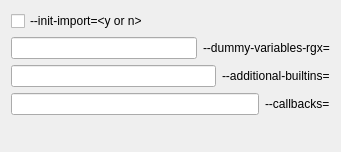
             <widget class="QWidget" name="scrollAreaWidgetContents_8">
              <property name="geometry">
               <rect>
                <x>0</x>
                <y>0</y>
                <width>341</width>
                <height>152</height>
               </rect>
              </property>
              <layout class="QHBoxLayout" name="horizontalLayout_3">
               <item>
                <layout class="QVBoxLayout" name="verticalLayout_27" stretch="0,1">
                 <item>
                  <layout class="QVBoxLayout" name="verticalLayout_26">
                   <item>
                    <widget class="QCheckBox" name="PYLINT_VARIABLES_INIT_IMPORT">
                     <property name="text">
                      <string>--init-import=&lt;y or n&gt;</string>
                     </property>
                    </widget>
                   </item>
                   <item>
                    <layout class="QHBoxLayout" name="horizontalLayout_53" stretch="1,0">
                     <item>
                      <widget class="QLineEdit" name="PYLINT_VARIABLES_DUMMY_VARIABLES_RGX"/>
                     </item>
                     <item>
                      <widget class="QLabel" name="PYLINT_VARIABLES_DUMMY_VARIABLES_RGX_LABEL">
                       <property name="text">
                        <string>--dummy-variables-rgx=&lt;regexpr&gt;</string>
                       </property>
                      </widget>
                     </item>
                    </layout>
                   </item>
                   <item>
                    <layout class="QHBoxLayout" name="horizontalLayout_54" stretch="1,0">
                     <item>
                      <widget class="QLineEdit" name="PYLINT_VARIABLES_ADDITIONAL_BUILTINS"/>
                     </item>
                     <item>
                      <widget class="QLabel" name="PYLINT_VARIABLES_ADDITIONAL_BUILTINS_LABEL">
                       <property name="text">
                        <string>--additional-builtins=&lt;comma separated list&gt;</string>
                       </property>
                      </widget>
                     </item>
                    </layout>
                   </item>
                   <item>
                    <layout class="QHBoxLayout" name="horizontalLayout_60" stretch="1,0">
                     <item>
                      <widget class="QLineEdit" name="PYLINT_VARIABLES_CALLBACKS"/>
                     </item>
                     <item>
                      <widget class="QLabel" name="PYLINT_VARIABLES_CALLBACKS_LABEL">
                       <property name="text">
                        <string>--callbacks=&lt;comma separated list&gt;</string>
                       </property>
                      </widget>
                     </item>
                    </layout>
                   </item>
                  </layout>
                 </item>
                 <item>
                  <spacer name="verticalSpacer_16">
                   <property name="orientation">
                    <enum>Qt::Vertical</enum>
                   </property>
                   <property name="sizeHint" stdset="0">
                    <size>
                     <width>20</width>
                     <height>40</height>
                    </size>
                   </property>
                  </spacer>
                 </item>
                </layout>
               </item>
              </layout>
             </widget>
